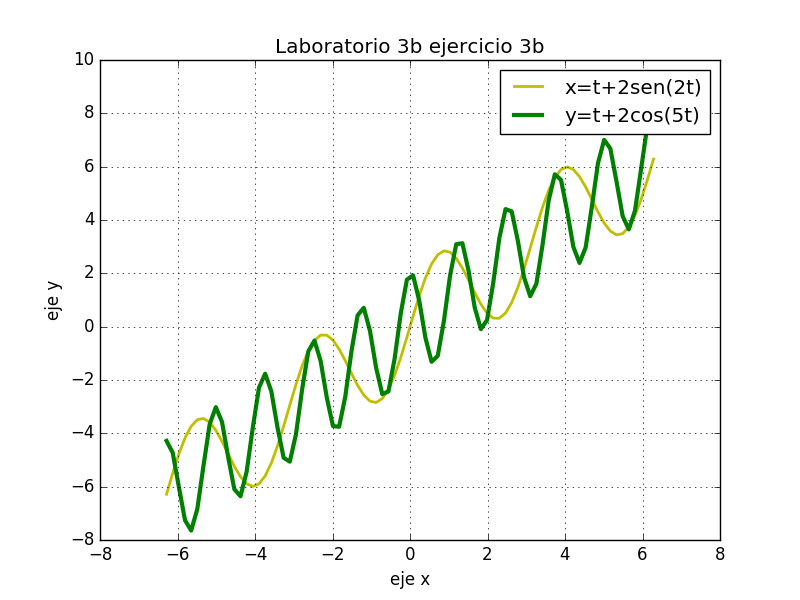

This chart was generated by the following Python code:
#Karla Ivonne Serrano Arevalo
#Ejerercicio 3.b
#Diciembre 2016

import matplotlib.pyplot as plt 
import numpy as np
import math

x=np.linspace(-2*math.pi,2*math.pi,80)
y=x+2*np.sin(2*x)
z=x+2*np.cos(5*x)
plt.plot(x,y,linewidth=2, color='y',label='x=t+2sen(2t)')
plt.plot(x,z,linewidth=3, color='g',label='y=t+2cos(5t)')
plt.legend()
plt.title('Laboratorio 3b ejercicio 3b')
plt.xlabel('eje x')
plt.ylabel('eje y')
plt.grid(True)
plt.show()
